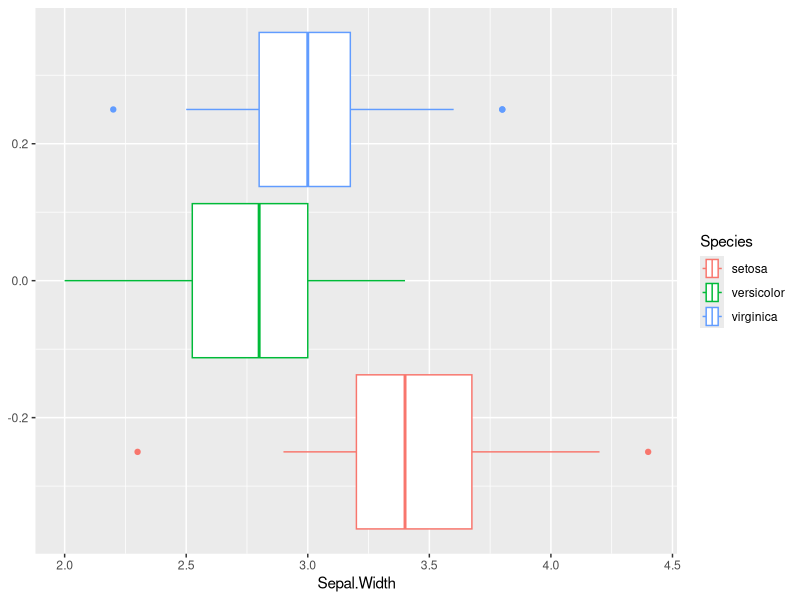

The R source for this figure: (Note: this script raises an error after producing the figure.)
## ---- chunk 1
#| label: setup
#| include: false

library(tidyverse)
comma <- function(x) format(x, digits = 2, big.mark = ",")

smaller <- diamonds |> 
  filter(carat <= 2.5)
## ---- chunk 2
mtcars |>  
  group_by(cyl) |>  
  summarize(n = n(), mean = mean(mpg))
## ---- chunk 3
#| label: iris_data
#| cache: true
my_data <- iris # |> 
#  filter(Species != "virginica")
## ---- chunk 4
#| label: iris_plot
#| cache: true
my_plot <- my_data %>%
  ggplot(aes(Sepal.Width, col = Species)) +
  geom_boxplot()
## ---- chunk 5
#| label: iris_vis
my_plot
## ---- chunk 6
#| label: diamond-plot
#| fig-cap: "Something useful about diamonds"
#| fig-width: 4
#| fig-height: 3
#| echo: false
ggplot(diamonds, aes(.data[[params$x_axis]], .data[[params$y_axis]])) + geom_point()
